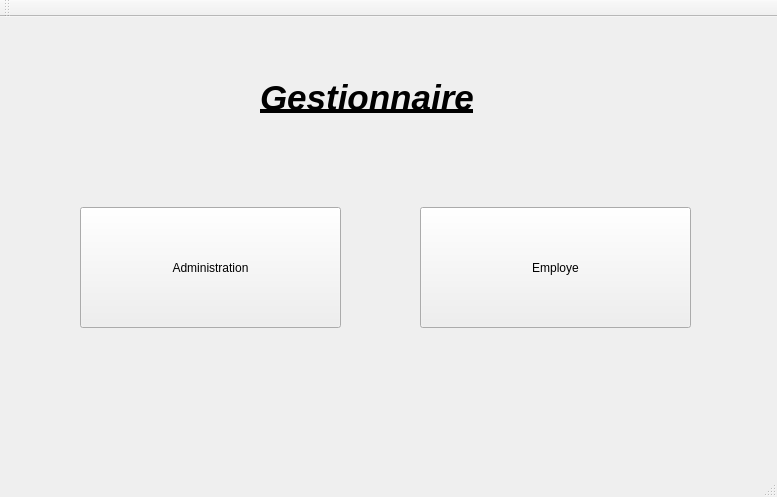
<?xml version="1.0" encoding="UTF-8"?>
<ui version="4.0">
 <class>MainWindow</class>
 <widget class="QMainWindow" name="MainWindow">
  <property name="geometry">
   <rect>
    <x>0</x>
    <y>0</y>
    <width>777</width>
    <height>497</height>
   </rect>
  </property>
  <property name="windowTitle">
   <string>FaceRecognition</string>
  </property>
  <widget class="QWidget" name="centralWidget">
   <widget class="QPushButton" name="pushButtonAdmin">
    <property name="geometry">
     <rect>
      <x>80</x>
      <y>190</y>
      <width>261</width>
      <height>121</height>
     </rect>
    </property>
    <property name="text">
     <string>Administration</string>
    </property>
   </widget>
   <widget class="QPushButton" name="pushButtonEmploye">
    <property name="geometry">
     <rect>
      <x>420</x>
      <y>190</y>
      <width>271</width>
      <height>121</height>
     </rect>
    </property>
    <property name="text">
     <string>Employe</string>
    </property>
   </widget>
   <widget class="QLabel" name="labelEntree">
    <property name="enabled">
     <bool>true</bool>
    </property>
    <property name="geometry">
     <rect>
      <x>260</x>
      <y>50</y>
      <width>301</width>
      <height>61</height>
     </rect>
    </property>
    <property name="font">
     <font>
      <pointsize>26</pointsize>
      <weight>75</weight>
      <italic>true</italic>
      <bold>true</bold>
      <underline>true</underline>
     </font>
    </property>
    <property name="midLineWidth">
     <number>2</number>
    </property>
    <property name="text">
     <string>Gestionnaire</string>
    </property>
   </widget>
  </widget>
  <widget class="QMenuBar" name="menuBar">
   <property name="geometry">
    <rect>
     <x>0</x>
     <y>0</y>
     <width>777</width>
     <height>25</height>
    </rect>
   </property>
  </widget>
  <widget class="QToolBar" name="mainToolBar">
   <attribute name="toolBarArea">
    <enum>TopToolBarArea</enum>
   </attribute>
   <attribute name="toolBarBreak">
    <bool>false</bool>
   </attribute>
  </widget>
  <widget class="QStatusBar" name="statusBar"/>
 </widget>
 <layoutdefault spacing="6" margin="11"/>
 <resources/>
 <connections/>
</ui>
